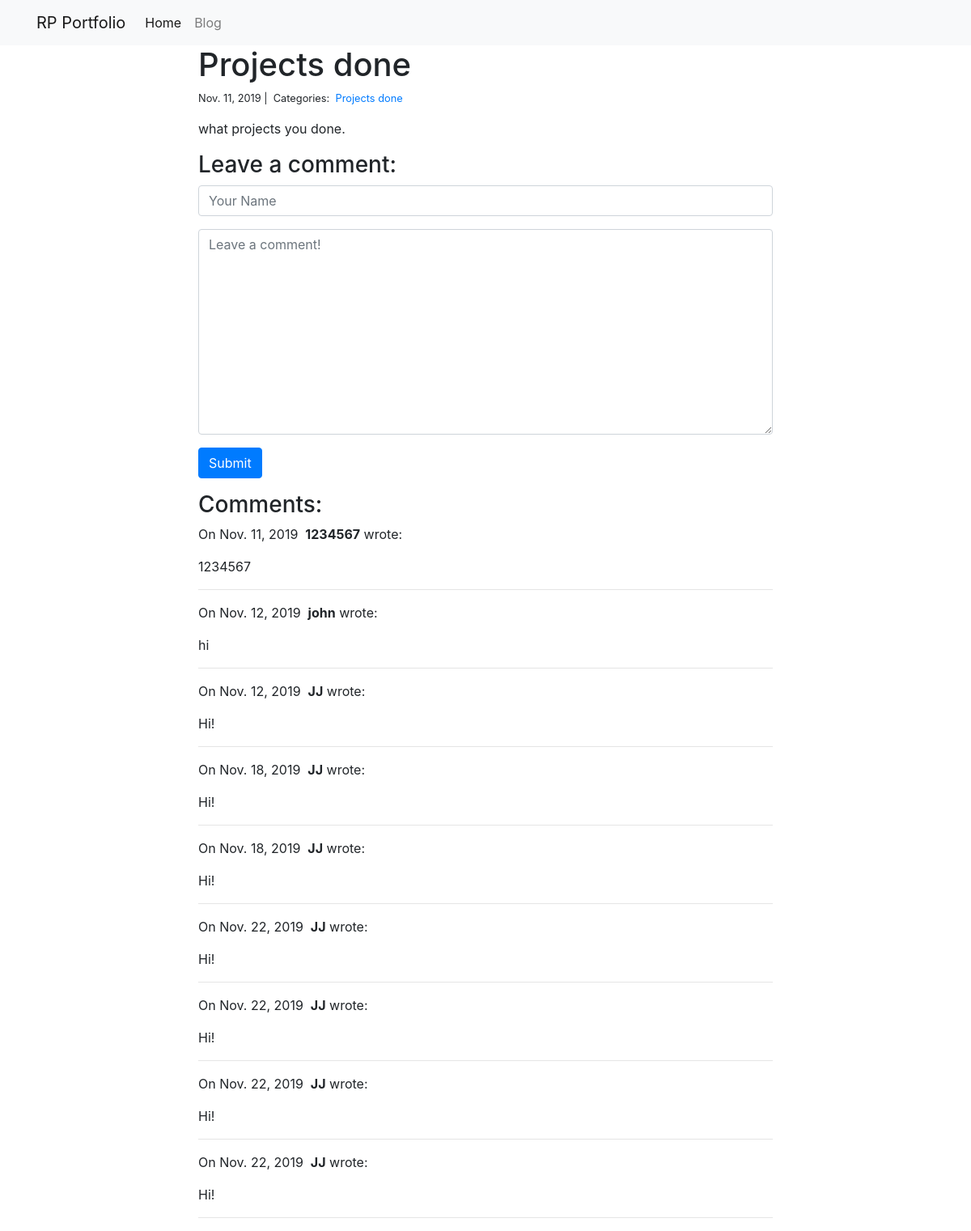
The page /blog/6/ on the database its author committed.
### blog/models.py (models this page shows)
class Post(models.Model):
    title = models.CharField(max_length=255)
    body = models.TextField()
    created_on = models.DateTimeField(auto_now_add=True)
    last_modified = models.DateTimeField(auto_now=True)
    categories = models.ManyToManyField('category', related_name='posts')

class Category(models.Model):
    name = models.CharField(max_length=20)

class Comment(models.Model):
    author = models.CharField(max_length=60)
    body = models.TextField()
    created_on = models.DateTimeField(auto_now_add=True)
    post = models.ForeignKey('Post', on_delete=models.CASCADE)

### blog/views.py (the view, shortened to what this page needs)
# urls.py: path("<int:pk>/", views.blog_detail, name="blog_detail"),
def blog_detail(request, pk):
    post = Post.objects.get(pk=pk)
    comments = Comment.objects.filter(post=post)
    form = CommentForm()
    context = {
        "post": post,
        "comments": comments,
        "form": form,
        }
    return render(request, "blog_detail.html", context)

### blog/forms.py
class CommentForm(forms.Form):
    author = forms.CharField(
        max_length=60,
        widget=forms.TextInput(
            attrs={"class": "form-control", "placeholder": "Your Name"}
        ),
    )
    body = forms.CharField(
        widget=forms.Textarea(
            attrs={"class": "form-control", "placeholder": "Leave a comment!"}
        )
    )

### blog/templates/blog_detail.html (shortened to what this page needs)
{% extends "base.html" %}
{% block page_content %}
<div class="col-md-8 offset-md-2">
    <h1>{{ post.title }}</h1>
    <small>
        {{ post.created_on.date }} |&nbsp;
        Categories:&nbsp;
        {% for category in post.categories.all %}
        <a href="{% url 'blog_category' category.name %}">
            {{ category.name }}
        </a>&nbsp;
        {% endfor %}
    </small>
    <p>{{ post.body | linebreaks }}</p>
    <h3>Leave a comment:</h3>
    <form action="/blog/{{ post.pk }}/" method="post">
        <div class="form-group">
            {{ form.author }}
        </div>
        <div class="form-group">
            {{ form.body }}
        </div>
        <button type="submit" class="btn btn-primary">Submit</button>
    </form>
    <h3>Comments:</h3>
    {% for comment in comments %}
    <p>
        On {{comment.created_on.date }}&nbsp;
        <b>{{ comment.author }}</b> wrote:
    </p>
    <p>{{ comment.body }}</p>
    <hr>
    {% endfor %}
</div>
{% endblock %}

### rows shown on the page
Post: title "Projects done", created_on "Nov. 11, 2019", body "what projects you done."
Category: name "Projects done"
Comment: created_on "Nov. 11, 2019", author "1234567", body "1234567"
Comment: created_on "Nov. 12, 2019", author "john", body "hi"
Comment: created_on "Nov. 12, 2019", author "JJ", body "Hi!"
Comment: created_on "Nov. 18, 2019", author "JJ", body "Hi!"
Comment: created_on "Nov. 18, 2019", author "JJ", body "Hi!"
Comment: created_on "Nov. 22, 2019", author "JJ", body "Hi!"
Comment: created_on "Nov. 22, 2019", author "JJ", body "Hi!"
Comment: created_on "Nov. 22, 2019", author "JJ", body "Hi!"
Comment: created_on "Nov. 22, 2019", author "JJ", body "Hi!"
